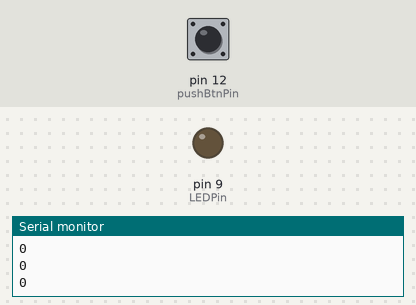
Bench run of a sketch on a simulated Arduino Uno, built with avr-gcc and run on an emulated ATmega328P. On the bench: output pins drawn as LEDs (lit = HIGH), the last lines printed to the serial monitor. Inputs (shaded band) come from the test bench; at power-on: pin 12 (pushBtnPin) HIGH.

Above: at 1.2 s.
1.3 s: pin 12 (pushBtnPin) pulled LOW for 0.15 s
At 2.1 s:
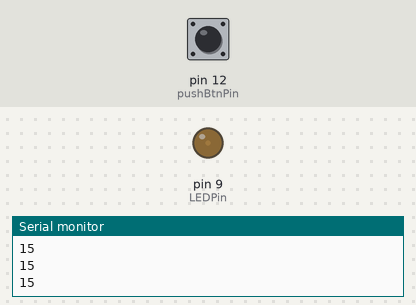
2.9 s: pin 12 (pushBtnPin) pulled LOW for 1 s
At 4.8 s:
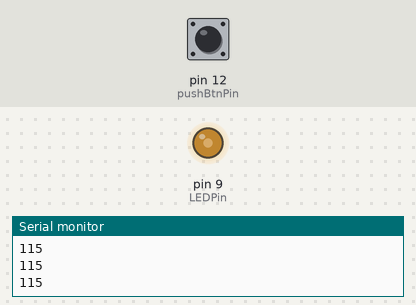
5.9 s: pin 12 (pushBtnPin) pulled LOW for 0.15 s
At 7.2 s:
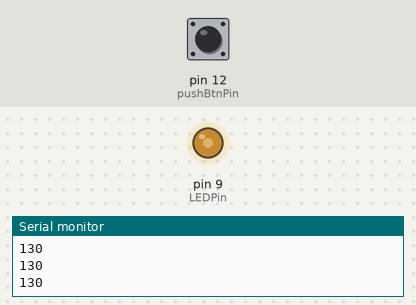
7.5 s: pin 12 (pushBtnPin) pulled LOW for 3.2 s
At 12.1 s:
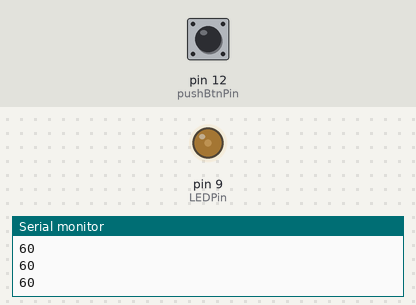
Timing chart, 0 to 13.2 s (numbered marks = the images above; inputs shaded):
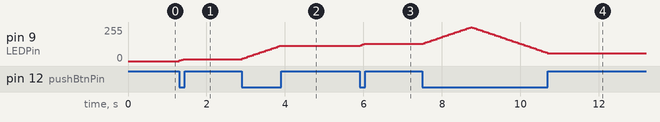

The sketch:

app.ino
```cpp
int LEDPin = 9;
int pushBtnPin = 12;
int pushBtnRead;
byte brightness = 0;
bool up = true;

void setup()
{
    pinMode(LEDPin, OUTPUT);
    pinMode(pushBtnPin, INPUT);
    Serial.begin(9600);
}

void loop()
{
    pushBtnRead = digitalRead(pushBtnPin);

    if (pushBtnRead == LOW) {
      if (brightness == 255) {
        up = false;
      }
      if (brightness == 0){
        up = true;
      }

      if (up) {
        brightness += 5;
      } else {
        brightness -= 5;
      }
    }
    analogWrite(LEDPin, brightness);
    Serial.println(brightness);
    delay(50);
}
```

Measured:
- after the input at 1.3 s, pin 9 (LEDPin): 0/255 → 15/255 at once
- after the input at 2.9 s, pin 9 (LEDPin): moves from 15/255 to 115/255 over 0.95 s, starting at once
- after the input at 5.9 s, pin 9 (LEDPin): 115/255 → 130/255 at once
- after the input at 7.5 s, pin 9 (LEDPin): rises from 130/255 to 255/255 in 1.2 s, then falls to 60/255 in 2.0 s
